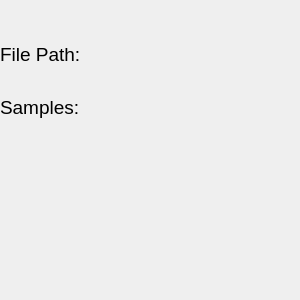
<?xml version="1.0" encoding="UTF-8"?>
<ui version="4.0">
 <class>PanelCustom</class>
 <widget class="QWidget" name="PanelCustom">
  <property name="geometry">
   <rect>
    <x>0</x>
    <y>0</y>
    <width>300</width>
    <height>300</height>
   </rect>
  </property>
  <property name="windowTitle">
   <string>Form</string>
  </property>
  <widget class="QWidget" name="">
   <property name="geometry">
    <rect>
     <x>0</x>
     <y>30</y>
     <width>291</width>
     <height>101</height>
    </rect>
   </property>
   <property name="font">
    <font>
     <pointsize>14</pointsize>
    </font>
   </property>
   <layout class="QGridLayout" name="gridLayout">
    <item row="0" column="0">
     <widget class="QLabel" name="label">
      <property name="font">
       <font>
        <pointsize>14</pointsize>
       </font>
      </property>
      <property name="text">
       <string>File Path:</string>
      </property>
     </widget>
    </item>
    <item row="0" column="1">
     <widget class="QLabel" name="labelPath">
      <property name="font">
       <font>
        <pointsize>14</pointsize>
       </font>
      </property>
      <property name="text">
       <string/>
      </property>
     </widget>
    </item>
    <item row="1" column="0">
     <widget class="QLabel" name="label_3">
      <property name="font">
       <font>
        <pointsize>14</pointsize>
       </font>
      </property>
      <property name="text">
       <string>Samples:</string>
      </property>
     </widget>
    </item>
    <item row="1" column="1">
     <widget class="QLabel" name="labelPoints">
      <property name="font">
       <font>
        <pointsize>14</pointsize>
       </font>
      </property>
      <property name="text">
       <string/>
      </property>
     </widget>
    </item>
   </layout>
  </widget>
 </widget>
 <resources/>
 <connections/>
</ui>
